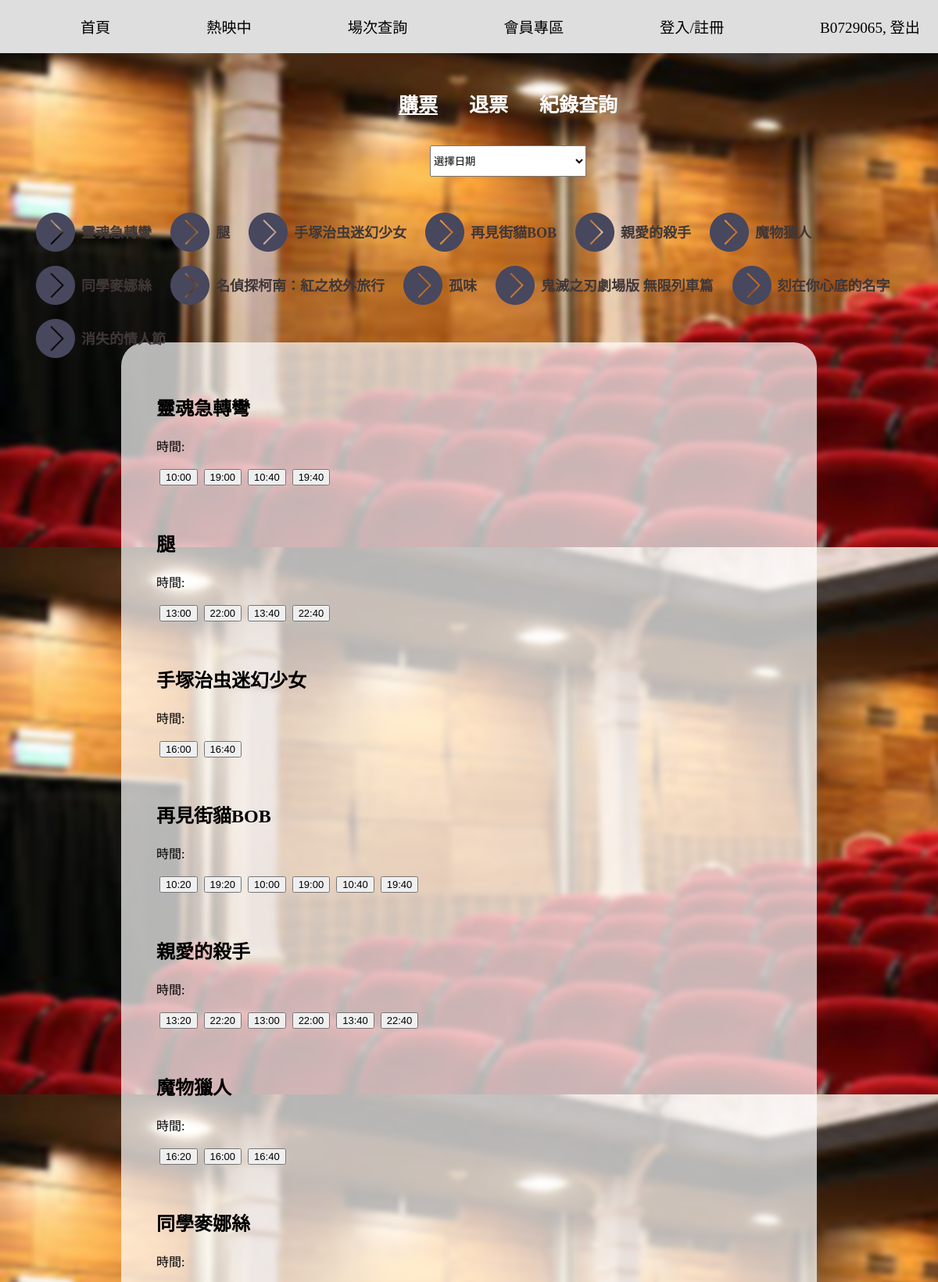
Page /buy.php (signed in, upper part) on the committed database.
### tables this page shows
CREATE TABLE `movie` (
  `movieID` varchar(1000) NOT NULL,
  `movie` varchar(20) NOT NULL,
  `director` varchar(255) NOT NULL,
  `actor` varchar(255) NOT NULL,
  `length` varchar(10) NOT NULL,
  `systematics` varchar(5) NOT NULL,
  `releaseYear` int(4) NOT NULL,
  `releaseMonth` int(2) NOT NULL,
  `releaseDay` int(2) NOT NULL,
  `introduction` varchar(1000) NOT NULL,
  `image` varchar(5) NOT NULL
);

CREATE TABLE `showing` (
  `movieID` int(255) NOT NULL,
  `showingID` int(255) NOT NULL,
  `year` int(4) NOT NULL,
  `month` int(2) NOT NULL,
  `day` int(2) NOT NULL,
  `startTime` varchar(15) NOT NULL,
  `endTime` varchar(15) NOT NULL
);

### buy.php (the view, shortened to what this page needs)
<?php
$host = 'localhost';
$user = 'root';
$passwd = '20000206';
$database = 'movie';
$connect = new mysqli($host, $user, $passwd, $database);
$connect->query("SET NAMES 'utf8'");
$sqlMovieName = "SELECT `movie`, `movieID` FROM `movie`";
$resultMovieName = $connect->query($sqlMovieName);
?>
<!DOCTYPE html>
<html>
	<head>
	</head>
	<body background="./background.png">
		<nav>
            <ul class="flex-nav">
                <li><a href="home.php">首頁</a></li>
                <li><a href="movie_list.php">熱映中</a></li>
                <li><a href="showingTime.php">場次查詢</a></li>
                <li><a href="buy.php">會員專區</a></li>
                <li><a href="login.html">登入/註冊</a></li>
				<li><a href="logout.php"> <?php echo $_SESSION['username'] ;?>  </a></li>
            </ul>
        </nav>
		<br>
		<p class="area">
			<a href="buy.php" style="text-decoration: underline; ">購票</a>&nbsp &nbsp &nbsp &nbsp &nbsp
			<a href="return_ticket.php">退票</a>&nbsp &nbsp &nbsp &nbsp &nbsp
			<a href="history.php">紀錄查詢</a>
		</p>
		<form name="Choose" action="Choose.php" method="POST">
			<p><select name="Date" class="selectMovie" style="width:200px;height:40px;">
						<option  style="width:200px;height:40px;">選擇日期</option>
				</select>
			</p>
			<br><br><br><br><br><br>
			<div style="color:white">
				<ul class="movieLi">
					<?php
						if ($resultMovieName->num_rows > 0) {
							while ($rowM = $resultMovieName->fetch_assoc())
							{
								$NameL = $rowM['movie'];
								echo "<li><a href='#$NameL' class ='text-up'>$NameL&nbsp&nbsp&nbsp&nbsp</a></li>";
							}
						}
					?>
				</ul>
			</div>
				<br><br><br><br>
			<center>
			<div class="MovieData">
			<p style="color:black;">
				<?php
					$sqlMovieName = "SELECT `movie`, `movieID` FROM `movie`";
					$resultMovieName = $connect->query($sqlMovieName);
					if ($resultMovieName->num_rows > 0) {
						while ($rowMN = $resultMovieName->fetch_assoc())
						{
							$Name = $rowMN['movie'];
							$ID = $rowMN['movieID'];
							$sqlTime = "SELECT `startTime` FROM `showing` WHERE `movieID` = '$ID' AND `day` = '15'";
							$resultTime = $connect->query($sqlTime);
							echo "<tr><td><span class='test'><h2 id='$Name'>$Name</h2>時間:<br><br>";
												if ($resultTime->num_rows > 0) {
													while ($rowT = $resultTime->fetch_assoc())
													{
														$Time = $rowT['startTime'];
														echo "&nbsp<input type='submit' class='book' name='$ID' value='$Time'>&nbsp";
													}
													echo"<br><br>";
												}
							echo "</br></span> </td>";
							echo "</tr>";
						}
					}
					?>
			</p>
			</div>
			</center>
		</form>
		<br><br>
	</body>
</html>

### buy.php (style rules this page uses)
.movieLi li { list-style: none; float: left; }
.movieLi li:before { content: url('./arrow.png'); vertical-align: middle; }
.MovieData { width: 800px; margin:0px auto; text-align: left; background-color:rgba(255, 255, 255, 0.7); padding: 45px; border-radius: 30px; margin-top: 100px; }
body { padding: 0px; margin: 0px; background-attachment:fixed; }
nav > ul { background-color: #DEDEDE; list-style: none; margin: 0; padding: 0; }
nav a { color: inherit; display: block; font-size: 1.2rem; padding: 20px; text-decoration: none; }
.flex-nav { position:fixed; display: flex; justify-content: space-evenly; width:1280px; z-index:100; top:0px; }
div p { font-size:20px; font-weight:bold; color:white; z-index: 2; }
.selectMovie { position:relative; top:100px; left:550px; size:30px; width:200px; height:40px; z-index: 3; }
.selectMovie option { position:relative; top:100px; left:550px; size:30px; width:200px; height:40px; z-index: 3; }
p a { position:relative; top:80px; left:510px; font-weight:bold; font-size:25px; color:black; text-decoration:none; z-index: 3; color:white; }
.book { font-size:13px; border:solid 1; }
.text-up { text-decoration:none; color:#403737; font-weight:bolder; font-size: 18px; text-align: center; }

### rows in the picture
movie: movie "靈魂急轉彎"
movie: movie "腿"
movie: movie "手塚治虫迷幻少女"
movie: movie "再見街貓BOB"
movie: movie "親愛的殺手"
movie: movie "魔物獵人"
movie: movie "同學麥娜絲"
movie: movie "名偵探柯南：紅之校外旅行"
movie: movie "孤味"
movie: movie "鬼滅之刃劇場版 無限列車篇"
movie: movie "刻在你心底的名字"
movie: movie "消失的情人節"
showing: startTime "10:00"
showing: startTime "19:00"
showing: startTime "10:40"
showing: startTime "19:40"
showing: startTime "13:00"
showing: startTime "22:00"
showing: startTime "13:40"
showing: startTime "22:40"
showing: startTime "16:00"
showing: startTime "16:40"
showing: startTime "10:20"
showing: startTime "19:20"
showing: startTime "10:00"
showing: startTime "19:00"
showing: startTime "10:40"
showing: startTime "19:40"
showing: startTime "13:20"
showing: startTime "22:20"
showing: startTime "13:00"
showing: startTime "22:00"
showing: startTime "13:40"
showing: startTime "22:40"
showing: startTime "16:20"
showing: startTime "16:00"
showing: startTime "16:40"

### other values in the picture
$_SESSION['username'] "B0729065, 登出"
